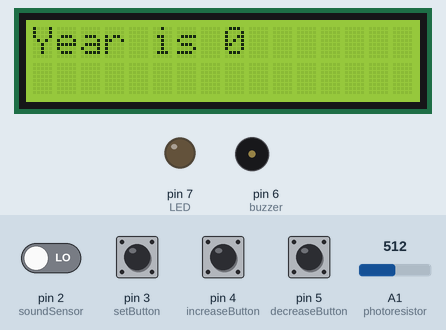
A sketch run on a simulated Arduino Uno, built with avr-gcc and run on an emulated ATmega328P. Shown: 16×2 character LCD, output pins drawn as LEDs (lit = HIGH), buzzer (waves = sounding). Inputs (shaded band) come from the test bench; at power-on: pin 3 (setButton) HIGH, pin 2 (soundSensor), pin 4 (increaseButton), pin 5 (decreaseButton) LOW, A1 (photoresistor) = 512.

Above: at 0.1 s.
At 4.1 s:
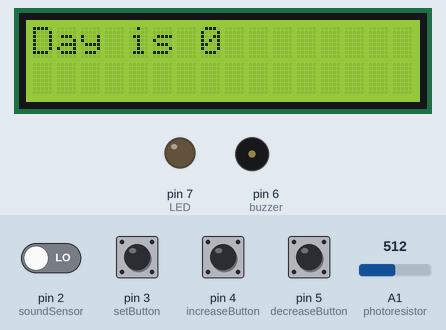
At 10.2 s:
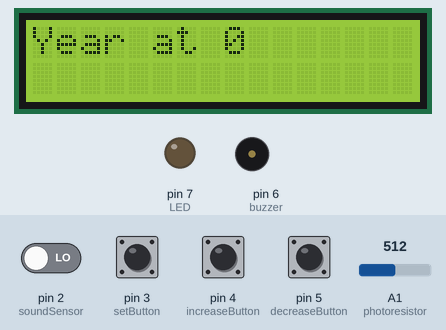
At 20.2 s:
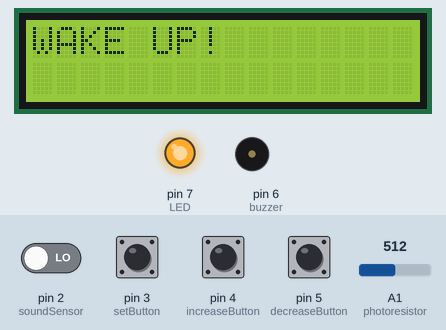
Timing chart, 0 to 22.7 s (numbered marks = the images above):
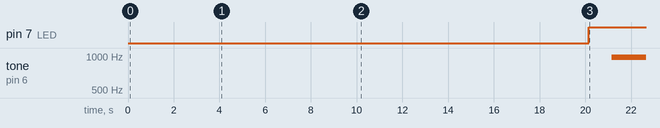

The sketch:

MasterArduino.ino
```cpp
// include libraries
#include <LiquidCrystal.h>
#include <TimeLib.h>

LiquidCrystal lcd(13, 12, 11, 10, 9, 8);

// initialize pins
const int LED = 7;
const int buzzer = 6;
const int photoresistor = A1;
const int tempSensor = A0;
const int soundSensor = 2;

const int decreaseButton = 5;
const int increaseButton = 4;
const int setButton = 3;


// Variables for the thermistor
int thermistorPin = A0;
int Vo;
float R1 = 100000;
float logR2, R2, T;
float c1 = 1.009249522e-03, c2 = 2.378405444e-04, c3 = 2.019202697e-07;

// Time Strings and Values
char *myStrings[] = {"Year", "Month", "Day", "Hour", "Minute"};
int timeValues[]  = {0,       0,       0,     0,      0      };
int alarmValues[] = {0,       0,       0,     0,      0      };

// Window
const int soundWindow = 2;
const int gradualIncreaseWindow = 1;

// Time variables
unsigned long time;
int lastSecond;

// Play Alarm Only Once
int hasAlarmPlayed;


// FOR TESTING PURPOSES
void skipTest() {
  timeValues[0] = 2020;
  timeValues[1] = 11;
  timeValues[2] = 22;
  timeValues[3] = 5; //hour
  timeValues[4] = 2; //minute
  alarmValues[0] = 2020;
  alarmValues[1] = 11;
  alarmValues[2] = 22;
  alarmValues[3] = 5; //hour
  alarmValues[4] = 4; //minute
  setTime(timeValues[3], timeValues[4], 0, timeValues[2], timeValues[1], timeValues[0]);
}

void setInputsAndOutputs() {
  lcd.begin(16, 2);
  Serial.begin(38400);

  pinMode(LED, OUTPUT);
  pinMode(buzzer, OUTPUT);

  pinMode(decreaseButton, INPUT);
  pinMode(increaseButton, INPUT);
  pinMode(setButton, INPUT);
  pinMode(tempSensor, INPUT);
  pinMode(soundSensor, INPUT);
  pinMode(photoresistor, INPUT);
}

void checkButtonStateChange(int& buttonState, int& lastButtonState, int& counter, int i, int countUp) {
  // compare the buttonState to its previous state
  if (buttonState != lastButtonState) {
    // if the state has changed, increment the counter
    if (buttonState == HIGH) {
      // if the current state is HIGH then the button went from off to on:
      if (countUp) counter++;
      else counter--;
      lcd.clear();
      lcd.print(myStrings[i]);
      lcd.print(": ");
      lcd.print(counter);
    }
    // Delay a little bit to avoid bouncing
    delay(50);
  }
  // save the current state as the last state, for next time through the loop
  lastButtonState = buttonState;
}


void getTime(int alarm) {

  // Button states
  int incrementButtonState = 0;
  int lastIncrementButtonState = 0;
  int decrementButtonState = 0;
  int lastDecrementButtonState = 0;
  int setButtonState = 0;
  int lastSetButtonState = 0;
      for (int i = 0; i < 5; ++i) {

      int counter = 0;

      lcd.clear();
      if (!alarm)
        lcd.print("Set Current ");
      else
        lcd.print("Set Alarm ");

      lcd.setCursor(0,1);
      lcd.print(myStrings[i]);

      while(setButtonState == LOW) {

        // read the pushbuttons input pins:
        incrementButtonState = digitalRead(increaseButton);
        decrementButtonState = digitalRead(decreaseButton);
        setButtonState = digitalRead(setButton);

        // compare the buttonState to its previous state
        checkButtonStateChange(incrementButtonState, lastIncrementButtonState, counter, i, 1);
        checkButtonStateChange(decrementButtonState, lastDecrementButtonState, counter, i, 0);

      }
      setButtonState = LOW;

      if (!alarm) timeValues[i] = counter;
      else alarmValues[i] = counter;

      lcd.clear();
      lcd.print(myStrings[i]);
      if (!alarm) {
        lcd.print(" is ");
        lcd.print(timeValues[i]);
      }
      else {
        lcd.print(" at ");
        lcd.print(alarmValues[i]);
      }

      delay(2000);
    }
}


void setCurrentAndAlarmTime() {

  getTime(0);   // get current time into timeValues array
  getTime(1);   // get alarm time into alarmValues array
  lcd.clear();

  // set current time
  setTime(timeValues[3], timeValues[4], 0, timeValues[2], timeValues[1], timeValues[0]);

}

void startAlarm() {
  hasAlarmPlayed = 1;

  int startTime = millis();
  int buzzerVal;

  lcd.clear();
  lcd.print("WAKE UP!");
  digitalWrite(LED, HIGH);

  int lightValue = 0;
  char state = '0';
  while(state == '0' || lightValue < 250) {

   lightValue = analogRead(photoresistor);

   if(Serial.available() > 0){ // Checks whether data is comming from the serial port
    state = Serial.read(); // Reads the data from the serial port
   }

   time = millis();
   if(buzzerVal < 70) {
      buzzerVal = (time - startTime) / 200;
   }

   analogWrite(buzzer, buzzerVal);

   delay(1000);
  }

  digitalWrite(LED, LOW);
  analogWrite(buzzer, 0);

  lcd.clear();
  lcd.print("Alarm Disabled");
  delay(2000);
}

void displayTime() {
  if (lastSecond != second()) {
    lcd.clear();
    lcd.setCursor(0, 0);

    // display date
    lcd.print(month());
    lcd.print('/');
    lcd.print(day());
    lcd.print('/');
    lcd.print(year());

    // display temperature
    Vo = analogRead(thermistorPin);
    R2 = R1 * (1023.0 / (float)Vo - 1.0);
    logR2 = log(R2);
    T = (1.0 / (c1 + c2*logR2 + c3*logR2*logR2*logR2));
    T = T - 273.15;
    T = (T * 9.0)/ 5.0 + 32.0;
    lcd.print("  ");
    lcd.print((int)T);
    lcd.print("F");

    // display time
    lcd.setCursor(0, 1);
    lcd.print(hour());
    lcd.print(':');
    lcd.print(minute());
    lcd.print(':');
    lcd.print(second());

    lastSecond = second();
  }

}

int getMinutesToAlarm(){

  int hourA=alarmValues[3];
  int minuteA=alarmValues[4];
  int hourN=hour();
  int minuteN=minute();

  int minToAlarm=0;

  //the alarm is on the same day
  if(hourA>hourN) {
    minToAlarm=(hourA-hourN)*60; //add the hours
    minToAlarm+=(minuteA)+(60-minuteN);//add the minutes
  }
  //the alarm is on the next day
  else if(hourA<hourN) {
    minToAlarm=(24-hourN)*60+(hourA)*60; //add the hours
    minToAlarm+=(minuteA)+(60-minuteN);  //add the minutes
  }
  // hourA==hourN()
  else {
    if (minuteA>minuteN)
      minToAlarm=(minuteA-minuteN);
    else if(minuteA==minuteN)
      minToAlarm=0;
    else //minuteA<minuteN
      minToAlarm=(24-hourN)*60+(hourA)*60+(minuteA)+(60-minuteN); //wrap around the whole day
  }

  return minToAlarm;

}

void setup() {
  setInputsAndOutputs();
  setCurrentAndAlarmTime();
  //skipTest(); // TESTING PURPOSES
}

void loop() {

  displayTime();
  int soundDetected = digitalRead(soundSensor); // low = ON
  int minToAlarm = getMinutesToAlarm();
  if (minToAlarm <= gradualIncreaseWindow && !hasAlarmPlayed ) {
    startAlarm();
  }
  if ( minToAlarm <= soundWindow && minToAlarm >= gradualIncreaseWindow) {    //within sound window ONLY
    if (soundDetected == LOW && !hasAlarmPlayed) {                           // and we detect sound
      startAlarm();
    }
  }

}
```

Measured:
- by itself, pin 7 (LED): LOW → HIGH at 20.2 s
- by itself, tone on pin 6 (buzzer): silent → 977 Hz at 21.2 s
- what the display in image 1 shows lasts 2.0 s, from 4.1 s to 6.1 s
